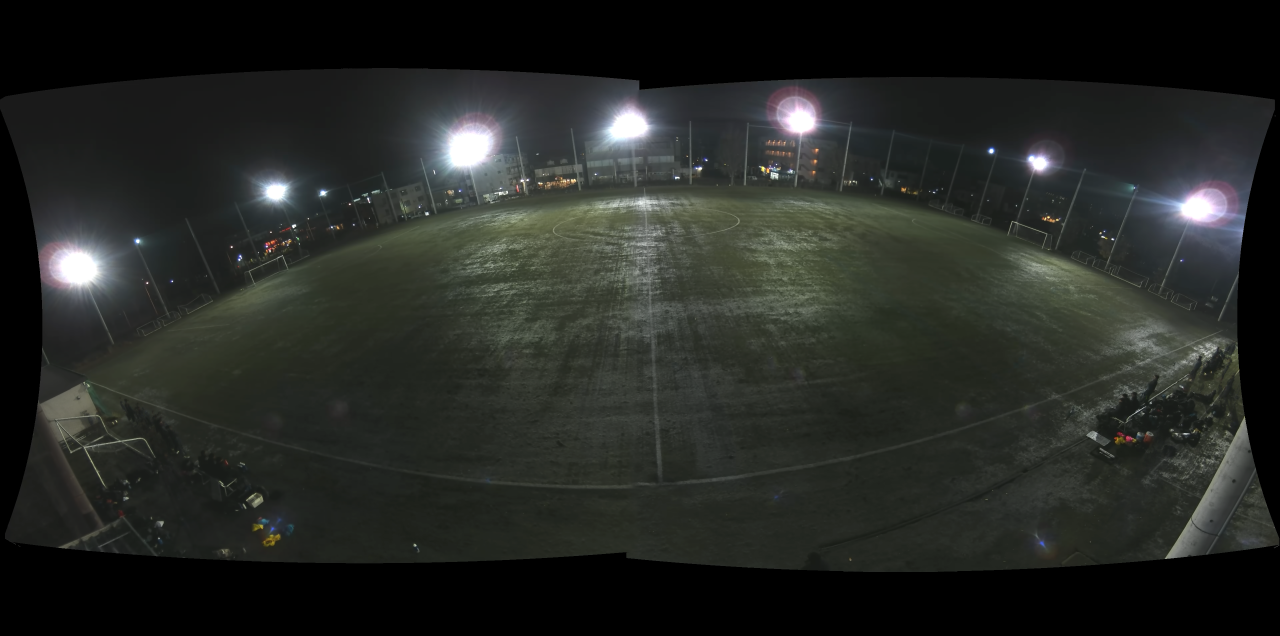
#> input picture model/validation/fixtures/calib/117092.median40.png, 3840 x 1906 px (shown at 1/3 size)
$ python -i lines.py   (imports and definitions only)
#> lines starting #> are read from the running program, lines starting #| are printed output that depends on the picture; after the words box and inside, x2 and y2 are one past the last pixel; in counts of white or black regions, pixels touching at a corner belong together
"""Find the pitch markings in a frame, so geometry can be re-anchored per frame.

SCOPE NOTE: written for panning footage, which is out of scope for this repository.
It stays because calibrators.py (lens bow) and pancheck.py use its paint and grass
masks on panoramic frames. The measurements below were taken on a third-party
scouting clip that is not distributed here.

WHY THIS EXISTS
    Everything upstream assumes ONE homography, solved once from four clicked
    corners and reused for the whole match. That holds for a bolted-down camera
    and breaks for everything else - a scouting feed pans, a broadcast pans and
    zooms - and it breaks SILENTLY, projecting every frame after the first
    through geometry that is no longer true.

    The markings are the fix. They are the one thing in the scene whose real
    dimensions are known exactly (pitch.py), painted in high contrast, and
    present in every frame. Re-anchoring to them each frame removes the drift a
    frame-to-frame alignment would accumulate over a half, and it is the same
    machinery that would eventually remove the four-click onboarding tax.

WHAT IT FINDS, MEASURED ON THE DFL SCOUTING FEED
    30 frames spread across a 30 s clip, default parameters: a MEDIAN OF 6
    merged lines, and at least the four a homography needs in 100% of them.
    That number is only true since the open kernel was sized to the frame (see
    segments()); with the old fixed 3x3 it was a median of 2 and 10%.

    Six is not six USABLE lines. Typically it is the two touchlines, the halfway
    line, one penalty-box edge and one or two fragments of hoarding or shadow,
    and several are mutually parallel on the pitch, which is a weaker constraint
    than the count suggests: three parallel lines are concurrent at a vanishing
    point, so they do not span a homography between them. Measured on this clip,
    the geometry visible in a MIDFIELD frame (two touchlines, halfway line, one
    box edge -> a 2x3 grid of intersections) gives a homography that is stable
    in-sample (0.66 m rms) and falls apart held out - 20.8 m leave-one-out
    median. A frame that also shows the GOAL LINE (a 3x3 grid) holds up: 0.85 m
    held out at k=6, 1.57 m leave-one-out. So the real gate is not "four lines",
    it is "four lines in two non-parallel families spanning the frame", and on a
    ball-following camera that means the frames near a goal, not the ones in
    midfield.

    Not yet solved, and not pretended otherwise: the centre circle (an ellipse
    under perspective, invisible to a line transform) and the broadcast
    watermark, which is white, on the grass, and straight. It is also why the
    published work uses a learned keypoint detector instead - a network can
    place the centre-circle vertices from partial evidence, and Hough cannot see
    an arc at all.

WHAT THIS FILE IS, AND IS NOT
    It is the DETECTION half: pixels in, line segments out, in image
    coordinates. It does not solve a homography and it does not decide which
    detected line is the halfway line - that correspondence step is the hard
    half and lives above this.

    No model, no weights, no training data. A green field with white lines on it
    is one of the few things in this pipeline that classical vision genuinely
    does better than a network, and a detector we would have to train is a
    detector we would have to annotate first.

THE ORDER OF OPERATIONS MATTERS
    Mask the grass FIRST, then look for white inside it. Doing it the other way
    finds the stands, the goal frame, the advertising boards and the white kit -
    all of which are whiter than the paint and none of which are on the ground
    plane. On the DFL feed the crowd fills the top third of the frame, so this
    is not a refinement, it is the difference between working and not.
"""

from __future__ import annotations

from dataclasses import dataclass

import cv2
import numpy as np

# Grass in HSV. Wide, because floodlit night football, low winter sun and a
# worn January pitch are all still green, and the mask only has to separate
# pitch from crowd rather than judge the turf.
GRASS_LO = np.array([35, 50, 50], np.uint8)
GRASS_HI = np.array([85, 255, 255], np.uint8)

#: Paint is brighter and less saturated than the grass around it. Applied only
#: INSIDE the grass mask, so "bright and grey" means paint rather than a shirt.
PAINT_S_MAX = 90
PAINT_V_MIN = 130


@dataclass
class Segment:
    """One detected line segment in image pixels."""

    x1: float
    y1: float
    x2: float
    y2: float

    @property
    def length(self) -> float:
        return float(np.hypot(self.x2 - self.x1, self.y2 - self.y1))

    # [4 lines left out: function angle, not called in this run]

    def as_tuple(self) -> tuple[float, float, float, float]:
        return (self.x1, self.y1, self.x2, self.y2)


def grass_mask(bgr: np.ndarray) -> np.ndarray:
    """The playing surface. Largest green component, holes filled.

    Largest COMPONENT rather than every green pixel: a green advertising board
    or a strip of grass behind the goal is also green, and only one green region
    is the pitch. Holes are closed because the players standing on it are not
    grass, and leaving them open would cut the lines they stand near.
    """
    hsv = cv2.cvtColor(bgr, cv2.COLOR_BGR2HSV)
    m = cv2.inRange(hsv, GRASS_LO, GRASS_HI)
    # OPEN BEFORE the component step, and CLOSE only after it. The order is the
    # whole correctness of this function, and getting it wrong is not subtle.
    #
    # Closing first was the original bug: a 25x25 close bridged the trees behind
    # the stand to the pitch through the advertising hoardings, so "the largest
    # green component" became pitch + trees + crowd. Measured on the DFL frame,
    # that put 22.5% of the CROWD band inside the mask, and the line detector
    # then found its strongest lines on the hoardings rather than the paint.
    # Opening first severs those thin bridges, so the component step sees the
    # pitch alone: crowd band 22.5% -> 0.1%, pitch band still 99%.
    #
    # The SMALL close first is the third term, and it is not symmetric with the
    # big one: the painted lines themselves cut the green into rectangles, so
    # without it "the largest green component" can be a single cell of the grid
    # rather than the pitch. 7x7 bridges paint (3-5 px wide) and nothing else -
    # measured, it takes a synthetic pitch from 29% covered to 100% while moving
    # the real crowd band only 0.1% -> 0.5%. Real footage hid this because
    # anti-aliased paint never fully severs the mask; a clean synthetic one does.
    m = cv2.morphologyEx(m, cv2.MORPH_CLOSE, np.ones((7, 7), np.uint8))
    m = cv2.morphologyEx(m, cv2.MORPH_OPEN, np.ones((9, 9), np.uint8))
    n, lab, stats, _ = cv2.connectedComponentsWithStats(m, 8)
    if n > 1:
        big = 1 + int(np.argmax(stats[1:, cv2.CC_STAT_AREA]))
        m = np.where(lab == big, 255, 0).astype(np.uint8)
    # Now it is safe to fill the holes the players punch in the surface.
    return cv2.morphologyEx(m, cv2.MORPH_CLOSE, np.ones((15, 15), np.uint8))


def paint_mask(bgr: np.ndarray, grass: np.ndarray) -> np.ndarray:
    """White paint, but only where there is grass to paint on."""
    hsv = cv2.cvtColor(bgr, cv2.COLOR_BGR2HSV)
    white = cv2.inRange(hsv, np.array([0, 0, PAINT_V_MIN], np.uint8),
                        np.array([180, PAINT_S_MAX, 255], np.uint8))
    # Erode the grass before intersecting. Without this the mask's OWN boundary
    # survives as a bright edge and Hough traces it as a line - measured on the
    # DFL frame as three strong "lines" running along the advertising hoardings
    # where the pitch ends. Those are the edge of the mask, not paint on grass.
    # The touchline sits a little inside that boundary and survives the erode.
    inner = cv2.erode(grass, np.ones((9, 9), np.uint8))
    return cv2.bitwise_and(white, inner)


def segments(bgr: np.ndarray, min_len_frac: float = 0.04,
             max_gap_frac: float = 0.01) -> list[Segment]:
    """Line segments on the painted markings.

    Lengths are FRACTIONS of the frame width, not pixels: this has to run on a
    1920-wide scouting feed and an 11878-wide panorama band, and a threshold in
    pixels would mean two different things.
    """
    h, w = bgr.shape[:2]
    grass = grass_mask(bgr)
    paint = paint_mask(bgr, grass)
    # Thin the paint to its skeleton-ish core before Hough: a touchline is
    # several pixels wide, and Hough on a thick band returns one line per EDGE.
    #
    # The kernel scales DOWN with width and is CAPPED. Both halves are load-
    # bearing and each was found by breaking the other.
    #
    # Scaling down: a fixed 3x3 was silently fatal below ~3000 px, because paint
    # only 2 px wide does not survive a 3x3 open - the markings were erased
    # before Hough ever saw them. Over 30 frames of the 1920-wide DFL scouting
    # feed a 3x3 open left a MEDIAN OF 2 merged lines and reached the four a
    # homography needs in 10% of frames; at k=1 it is a median of 6 and 100%.
    #
    # The cap: paint is a few pixels wide in EVERY source, so the ratio that
    # rescues a 1920-wide frame over-erodes a wide one. This runs on the pitch-
    # band crop - 11878 px after the 2.9x isotropic upscale, not the 4096 px
    # native frame - and uncapped that asks for an 8x8 open. Measured on the
    # real band, frame 20000:
    #
    #     kernel 1x1   106 merged lines
    #     kernel 3x3    47      (what shipped, and what still ships)
    #     kernel 8x8     1      <- uncapped
    #
    # One line on the only format we can currently calibrate. The lesson is the
    # one this file already knows in min_len_frac: measure on the image the
    # PIPELINE passes, not the one the decoder hands you.
    k = min(3, max(1, round(w / 1400)))
    paint = cv2.morphologyEx(paint, cv2.MORPH_OPEN, np.ones((k, k), np.uint8))
    edges = cv2.Canny(paint, 40, 120, apertureSize=3)

    found = cv2.HoughLinesP(
        edges, rho=1, theta=np.pi / 360, threshold=60,
        minLineLength=int(w * min_len_frac), maxLineGap=int(w * max_gap_frac))
    if found is None:
        return []
    # HoughLinesP returns (N,1,4) on some OpenCV builds and (N,4) on others.
    # reshape rather than index, so the caller does not care which one is here.
    return [Segment(*map(float, s)) for s in np.asarray(found).reshape(-1, 4)]


def merge(segs: list[Segment], angle_tol: float = 3.0,
          offset_tol: float = 12.0) -> list[Segment]:
    """Collapse segments that lie on the same infinite line.

    Hough returns both edges of every painted band plus every gap-crossing
    fragment, so a single touchline arrives as a dozen segments. Grouping by
    (angle, perpendicular offset from the origin) is the cheap way to put them
    back together; the merged segment spans the extremes of its group.
    """
    out: list[Segment] = []
    used = [False] * len(segs)
    for i, a in enumerate(segs):
        if used[i]:
            continue
        group = [a]
        used[i] = True
        ta = np.radians(a.angle)
        # Perpendicular distance from the origin to a's infinite line.
        na = np.array([-np.sin(ta), np.cos(ta)])
        da = float(na @ [a.x1, a.y1])
        for j, b in enumerate(segs[i + 1:], i + 1):
            if used[j]:
                continue
            dang = abs(a.angle - b.angle)
            dang = min(dang, 180.0 - dang)           # 179 deg and 1 deg are 2 apart
            if dang > angle_tol:
                continue
            if abs(float(na @ [b.x1, b.y1]) - da) > offset_tol:
                continue
            group.append(b)
            used[j] = True
        pts = np.array([[s.x1, s.y1] for s in group] + [[s.x2, s.y2] for s in group])
        d = np.array([np.cos(ta), np.sin(ta)])       # project onto the direction
        t = pts @ d
        out.append(Segment(*pts[int(t.argmin())], *pts[int(t.argmax())]))
    return out


def find(bgr: np.ndarray, min_len_frac: float = 0.04) -> list[Segment]:
    """Detected pitch lines, merged, longest first."""
    return sorted(merge(segments(bgr, min_len_frac)), key=lambda s: -s.length)


# [53 lines left out: function _selfcheck, not called in this run]


# [2 lines not run here, left out]

>>> import cv2
>>> picture = cv2.imread('../validation/fixtures/calib/117092.median40.png')
#> picture is the input picture: shape (1906, 3840, 3); mean B, G, R 36.6, 40.2, 37.6
>>> result = find(picture)
#> in grass_mask, `m = cv2.inRange(hsv, GRASS_LO, GRASS_HI)`:
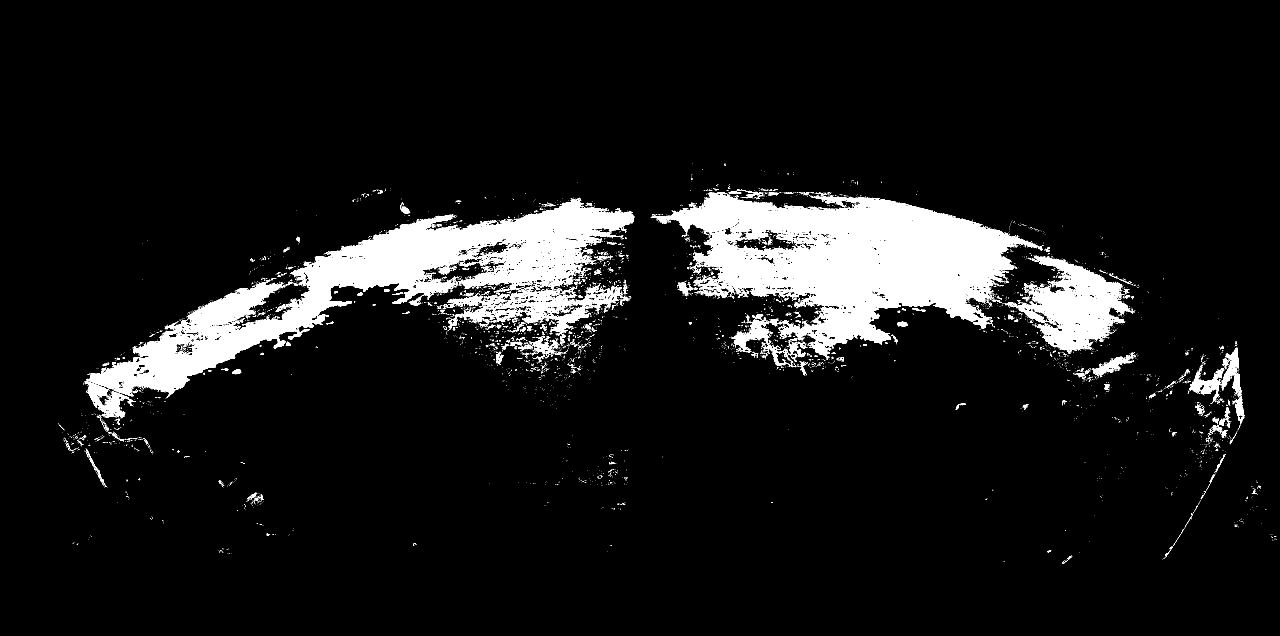
#> m: shape (1906, 3840) (shown at 1/3 size); 8.4% white; 6412 white regions (6073 under 20 px), largest, box (x1, y1, x2, y2) and area: (1952, 576, 3113, 1075) 262611, (258, 598, 1904, 1196) 244337, (3023, 766, 3401, 1062) 45816
#> in grass_mask, `n, lab, stats, _ = cv2.connectedComponentsWithStats(m, 8)`:
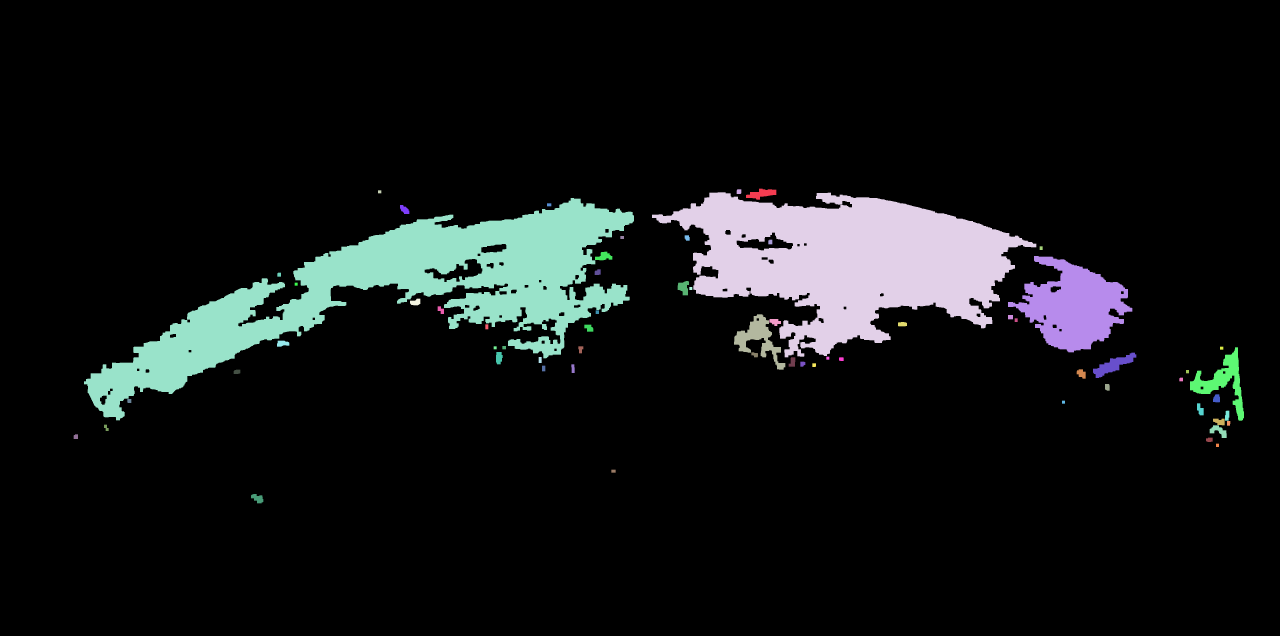
#> lab: shape (1906, 3840) int32 (shown at 1/3 size); 65 distinct labels, from 0 to 64; one colour per label, 0 black
#> in grass_mask, `n, lab, stats, _ = cv2.connectedComponentsWithStats(m, 8)`: n = 65; stats = 65 rows, first 6: [0, 0, 3840, 1906, 6605039], [2238, 566, 91, 33, 1703], [2210, 568, 14, 14, 189], [1134, 571, 10, 9, 90], [1956, 577, 1153, 495, 298822], [252, 594, 1650, 667, 317115]
#> in grass_mask, `big = 1 + int(np.argmax(stats[1:, cv2.CC_STAT_AREA]))`: big = 5
#> in paint_mask, `white = cv2.inRange(hsv, np.array([0, 0, PAINT_V_MIN], np.uint8), np.a..`:
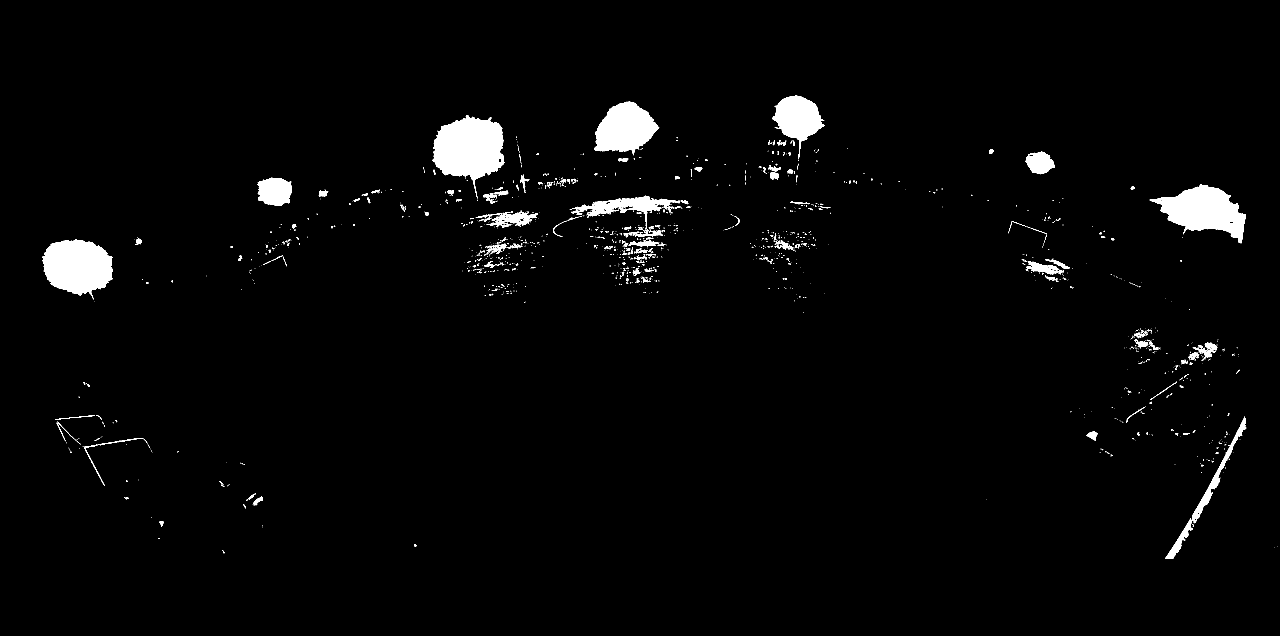
#> white: shape (1906, 3840) (shown at 1/3 size); 2.4% white; 1496 white regions (1264 under 20 px), largest, box (x1, y1, x2, y2) and area: (1298, 345, 1513, 569) 31411, (126, 718, 338, 889) 26709, (3449, 553, 3737, 730) 25933
#> in paint_mask, `inner = cv2.erode(grass, np.ones((9, 9), np.uint8))`:
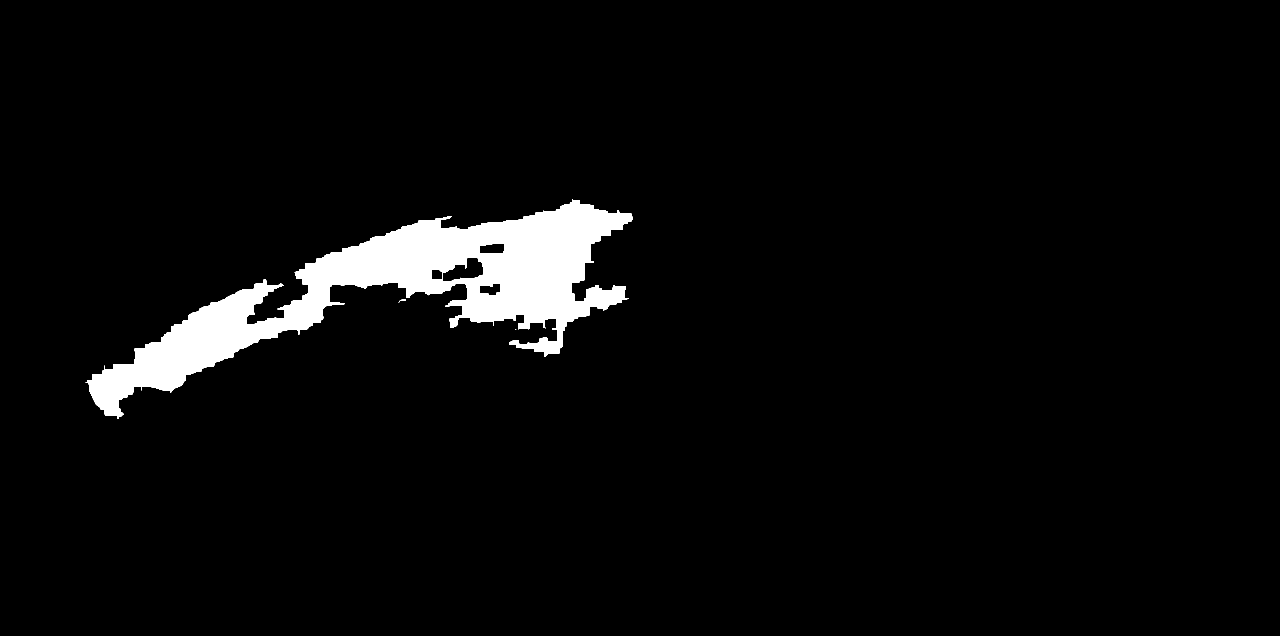
#> inner: shape (1906, 3840) (shown at 1/3 size); 4% white; 4 white regions (2 under 20 px), largest, box (x1, y1, x2, y2) and area: (256, 598, 1898, 1257) 294362, (1198, 898, 1217, 904) 63
#> in segments, `edges = cv2.Canny(paint, 40, 120, apertureSize=3)`:
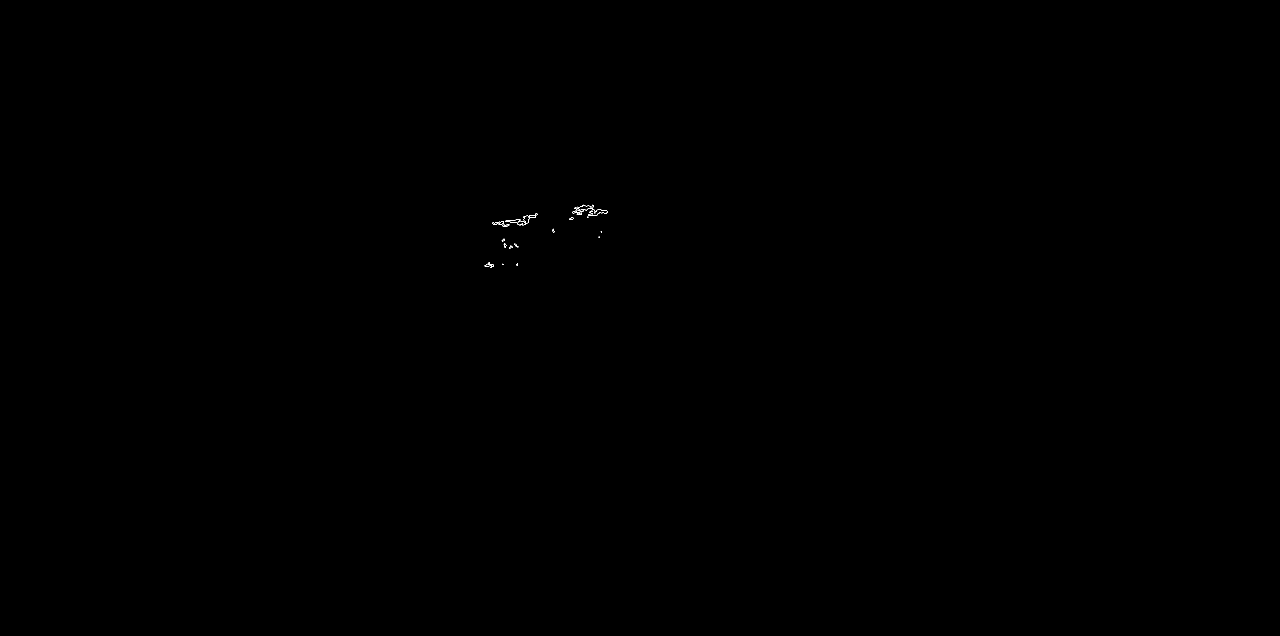
#> edges: shape (1906, 3840) (shown at 1/3 size); 0.02% white in thin lines or dots, all inside (x1, y1, x2, y2) = (1453, 614, 1823, 804)
#> in segments, `found = cv2.HoughLinesP( edges, rho=1, theta=np.pi / 360, threshold=60..`: found = None
#> result = []
